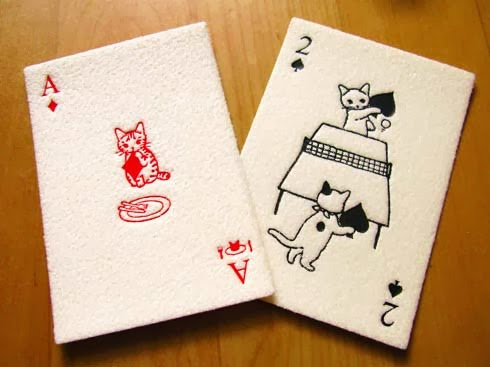
#> input picture Resources/cat_card.jpg, 490 x 367 px
$ python main.py
#> lines starting #> are read from the running program, lines starting #| are printed output that depends on the picture
import cv2
import numpy as np

img = cv2.imread("Resources/cat_card.jpg")
#> img is the input picture: shape (367, 490, 3); mean B, G, R 132.6, 167.8, 200

width,height = 184,275
pts1 = np.float32([[24,68],[206,22],[58,343],[274,290]])
pts2 = np.float32([[0,0],[width,0],[0,height],[width,height]])

matrix = cv2.getPerspectiveTransform(pts1,pts2)
imgOut = cv2.warpPerspective(img,matrix,(width,height))
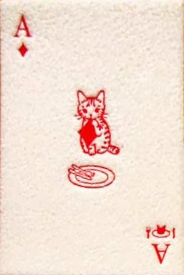
#> imgOut: shape (275, 184, 3); mean B, G, R 211.8, 223.7, 243.3

cv2.imshow("Img",img)
cv2.imshow("cat_card",imgOut)
cv2.waitKey(0)
